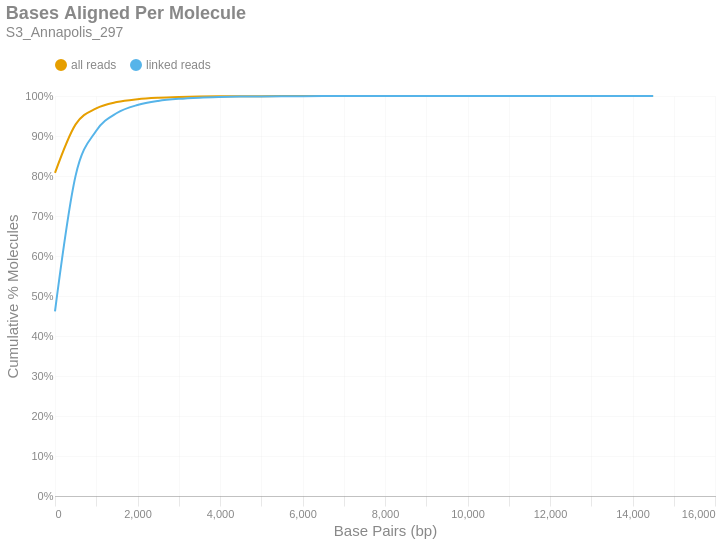

The code cell stored with this chart in its notebook:
### Markdown cell above
### Bases Aligned Per Molecule
This is a cumulative frequency distribution showing the number of base pairs aligned per unique molecule. These data are shown in 500 bp bins. There are two distributions: one with `all reads` (yellow) and another with only `linked reads` (blue). The percent of molecules in the `linked reads` distribution is relative to the total number of linked molecules.

### Code cell
if SKIPLR:
    print_html(f"Skipped")
else:
    binned_df = consolidated_hist(valids['aligned_bp'], mask, 500, True)
    with SafeRender(binned_df):
        (
            density_plot(binned_df, 'Bases Aligned Per Molecule', samplename, 'basesper')
            .encode(
                x=alt.X('bin:Q', title="Base Pairs (bp)").axis(tickMinStep=500).scale(padding=0),
                y=alt.Y('value:Q', title='Cumulative % Molecules')
                    .axis(format='%')
                    .scale(domain = [0,1])
                    .stack(False),
                color=alt.Color("key:N").scale(domain = ["all reads", "linked reads"]),
                tooltip = [
                    alt.Tooltip("key:N", title = "Data Type"),
                    alt.Tooltip("range_label:N", title="Bases Aligned Per Molecule"),
                    alt.Tooltip("value:Q", format = ".2%", title="% Molecules (Cum.)")
                ]
            )
        ).display()

### Figure 1 — Vega-Lite specification as saved in the notebook (floating-point values rounded to 4 significant figures)
{"width": "container", "height": 400, "config": {"title": {"anchor": "start", "dy": -15, "fontSize": 18, "color": "#888888", "subtitleColor": "#888888", "subtitleFontSize": 14}, "arc": {"fill": "#0072B2"}, "axis": {"domainColor": "#888888", "domainWidth": 0.5, "gridWidth": 0.2, "grid": false, "titleFontWeight": 400, "titleFontSize": 15, "labelFontSize": 11, "labelColor": "#888888", "tickColor": "#888888", "tickWidth": 0.2, "titleColor": "#888888"}, "axisBand": {"grid": false}, "axisX": {"grid": true, "tickSize": 10, "domainCap": "round"}, "axisY": {"domain": false, "grid": true, "tickSize": 0, "domainCap": "round"}, "background": "transparent", "header": {"labelFontSize": 15, "labelColor": "#888888", "titleFontSize": 15, "titleFontWeight": 600, "titleColor": "#888888"}, "legend": {"labelFont": "sans-serif", "labelFontSize": 12, "labelColor": "#888888", "symbolSize": 100, "symbolType": "circle", "titleFontSize": 12, "titlePadding": 10, "titleColor": "#888888", "title": null, "orient": "top"}, "range": {"category": ["#E69F00", "#56B4E9", "#009E73", "#F0E442", "#0072B2", "#D55E00", "#CC79A7", "#000000"], "diverging": ["#cfe8f3", "#a2d4ec", "#73bfe2", "#46abdb", "#1696d2", "#12719e"]}, "area": {"fill": "#0072B2", "fillOpacity": 0.7, "line": true, "strokeOpacity": 0.7}, "line": {"color": "#0072B2", "stroke": "#0072B2", "strokeWidth": 2}, "trail": {"color": "#0072B2", "stroke": "#0072B2", "strokeWidth": 0, "size": 1}, "point": {"filled": true, "fillOpacity": 1.0, "size": 95}, "text": {"color": "#888888", "fontSize": 11, "align": "right", "fontWeight": 400, "size": 11}, "bar": {"fill": "#0072B2", "stroke": null}, "view": {"stroke": null, "continuousWidth": 660, "continuousHeight": 400}}, "data": {"name": "data-ad3dff86af042e0d9d61722b3b766cf1"}, "mark": {"type": "line", "interpolate": "monotone", "point": {"opacity": 0, "size": 275}}, "encoding": {"color": {"field": "key", "scale": {"domain": ["all reads", "linked reads"]}, "type": "nominal"}, "tooltip": [{"field": "key", "title": "Data Type", "type": "nominal"}, {"field": "range_label", "title": "Bases Aligned Per Molecule", "type": "nominal"}, {"field": "value", "format": ".2%", "title": "% Molecules (Cum.)", "type": "quantitative"}], "x": {"axis": {"tickMinStep": 500}, "field": "bin", "scale": {"padding": 0}, "title": "Base Pairs (bp)", "type": "quantitative"}, "y": {"axis": {"format": "%"}, "field": "value", "scale": {"domain": [0, 1]}, "stack": false, "title": "Cumulative % Molecules", "type": "quantitative"}}, "params": [{"name": "param_c36ac31b6afebe62", "select": {"type": "point", "fields": ["key"]}, "bind": "legend"}], "title": {"text": "Bases Aligned Per Molecule", "subtitle": "S3_Annapolis_297"}, "transform": [{"fold": ["all reads (cumsum)", "linked reads (cumsum)"]}, {"calculate": "replace(datum.key, ' (cumsum)', '')", "as": "key"}, {"filter": {"param": "param_c36ac31b6afebe62"}}], "usermeta": {"embedOptions": {"downloadFileName": "S3_Annapolis_297.basesper"}}, "$schema": "https://vega.github.io/schema/vega-lite/v6.1.0.json", "datasets": {"data-ad3dff86af042e0d9d61722b3b766cf1": [{"bin": "0.0", "interval": "0.0-500.0", "all reads": 0.8077, "linked reads": 0.4618, "all reads (cumsum)": 0.8077, "linked reads (cumsum)": 0.4618, "range_label": "0-499"}, {"bin": "500.0", "interval": "500.0-1000.0", "all reads": 0.1213, "linked reads": 0.3391, "all reads (cumsum)": 0.9291, "linked reads (cumsum)": 0.801, "range_label": "500-999"}, {"bin": "1000.0", "interval": "1000.0-1500.0", "all reads": 0.03997, "linked reads": 0.1121, "all reads (cumsum)": 0.969, "linked reads (cumsum)": 0.9131, "range_label": "1000-1499"}, {"bin": "1500.0", "interval": "1500.0-2000.0", "all reads": 0.01581, "linked reads": 0.04438, "all reads (cumsum)": 0.9849, "linked reads (cumsum)": 0.9575, "range_label": "1500-1999"}, {"bin": "2000.0", "interval": "2000.0-2500.0", "all reads": 0.007125, "linked reads": 0.02, "all reads (cumsum)": 0.992, "linked reads (cumsum)": 0.9775, "range_label": "2000-2499"}, {"bin": "2500.0", "interval": "2500.0-3000.0", "all reads": 0.003583, "linked reads": 0.01006, "all reads (cumsum)": 0.9956, "linked reads (cumsum)": 0.9876, "range_label": "2500-2999"}, {"bin": "3000.0", "interval": "3000.0-3500.0", "all reads": 0.001903, "linked reads": 0.005341, "all reads (cumsum)": 0.9975, "linked reads (cumsum)": 0.9929, "range_label": "3000-3499"}, {"bin": "3500.0", "interval": "3500.0-4000.0", "all reads": 0.001055, "linked reads": 0.002962, "all reads (cumsum)": 0.9985, "linked reads (cumsum)": 0.9959, "range_label": "3500-3999"}, {"bin": "4000.0", "interval": "4000.0-4500.0", "all reads": 0.000576, "linked reads": 0.001617, "all reads (cumsum)": 0.9991, "linked reads (cumsum)": 0.9975, "range_label": "4000-4499"}, {"bin": "4500.0", "interval": "4500.0-5000.0", "all reads": 0.0003589, "linked reads": 0.001007, "all reads (cumsum)": 0.9995, "linked reads (cumsum)": 0.9985, "range_label": "4500-4999"}, {"bin": "5000.0", "interval": "5000.0-5500.0", "all reads": 0.000199, "linked reads": 0.0005584, "all reads (cumsum)": 0.9997, "linked reads (cumsum)": 0.999, "range_label": "5000-5499"}, {"bin": "5500.0", "interval": "5500.0-6000.0", "all reads": 0.000132, "linked reads": 0.0003704, "all reads (cumsum)": 0.9998, "linked reads (cumsum)": 0.9994, "range_label": "5500-5999"}, {"bin": "6000.0", "interval": "6000.0-6500.0", "all reads": 8.234e-05, "linked reads": 0.0002311, "all reads (cumsum)": 0.9999, "linked reads (cumsum)": 0.9996, "range_label": "6000-6499"}, {"bin": "6500.0", "interval": "6500.0-7000.0", "all reads": 4.649e-05, "linked reads": 0.0001305, "all reads (cumsum)": 0.9999, "linked reads (cumsum)": 0.9998, "range_label": "6500-6999"}, {"bin": "7000.0", "interval": "7000.0-7500.0", "all reads": 2.64e-05, "linked reads": 7.409e-05, "all reads (cumsum)": 0.9999, "linked reads (cumsum)": 0.9998, "range_label": "7000-7499"}, {"bin": "7500.0", "interval": "7500.0-8000.0", "all reads": 1.655e-05, "linked reads": 4.644e-05, "all reads (cumsum)": 1.0, "linked reads (cumsum)": 0.9999, "range_label": "7500-7999"}, {"bin": "8000.0", "interval": "8000.0-8500.0", "all reads": 1.418e-05, "linked reads": 3.981e-05, "all reads (cumsum)": 1.0, "linked reads (cumsum)": 0.9999, "range_label": "8000-8499"}, {"bin": "8500.0", "interval": "8500.0-9000.0", "all reads": 5.91e-06, "linked reads": 1.659e-05, "all reads (cumsum)": 1.0, "linked reads (cumsum)": 0.9999, "range_label": "8500-8999"}, {"bin": "9000.0", "interval": "9000.0-9500.0", "all reads": 5.122e-06, "linked reads": 1.438e-05, "all reads (cumsum)": 1.0, "linked reads (cumsum)": 1.0, "range_label": "9000-9499"}, {"bin": "9500.0", "interval": "9500.0-10000.0", "all reads": 4.728e-06, "linked reads": 1.327e-05, "all reads (cumsum)": 1.0, "linked reads (cumsum)": 1.0, "range_label": "9500-9999"}, {"bin": "10000.0", "interval": "10000.0-10500.0", "all reads": 2.758e-06, "linked reads": 7.741e-06, "all reads (cumsum)": 1.0, "linked reads (cumsum)": 1.0, "range_label": "10000-10499"}, {"bin": "10500.0", "interval": "10500.0-11000.0", "all reads": 2.364e-06, "linked reads": 6.635e-06, "all reads (cumsum)": 1.0, "linked reads (cumsum)": 1.0, "range_label": "10500-10999"}, {"bin": "11000.0", "interval": "11000.0-11500.0", "all reads": 1.182e-06, "linked reads": 3.317e-06, "all reads (cumsum)": 1.0, "linked reads (cumsum)": 1.0, "range_label": "11000-11499"}, {"bin": "11500.0", "interval": "11500.0-12000.0", "all reads": 1.576e-06, "linked reads": 4.423e-06, "all reads (cumsum)": 1.0, "linked reads (cumsum)": 1.0, "range_label": "11500-11999"}, {"bin": "12000.0", "interval": "12000.0-12500.0", "all reads": 3.94e-07, "linked reads": 1.106e-06, "all reads (cumsum)": 1.0, "linked reads (cumsum)": 1.0, "range_label": "12000-12499"}, {"bin": "12500.0", "interval": "12500.0-13000.0", "all reads": 0.0, "linked reads": 0.0, "all reads (cumsum)": 1.0, "linked reads (cumsum)": 1.0, "range_label": "12500-12999"}, {"bin": "13000.0", "interval": "13000.0-13500.0", "all reads": 7.879e-07, "linked reads": 2.212e-06, "all reads (cumsum)": 1.0, "linked reads (cumsum)": 1.0, "range_label": "13000-13499"}, {"bin": "13500.0", "interval": "13500.0-14000.0", "all reads": 0.0, "linked reads": 0.0, "all reads (cumsum)": 1.0, "linked reads (cumsum)": 1.0, "range_label": "13500-13999"}, {"bin": "14000.0", "interval": "14000.0-14500.0", "all reads": 0.0, "linked reads": 0.0, "all reads (cumsum)": 1.0, "linked reads (cumsum)": 1.0, "range_label": "14000-14499"}, {"bin": "14500.0", "interval": "14500.0-15000.0", "all reads": 3.94e-07, "linked reads": 1.106e-06, "all reads (cumsum)": 1.0, "linked reads (cumsum)": 1.0, "range_label": "14500-14999"}]}}
